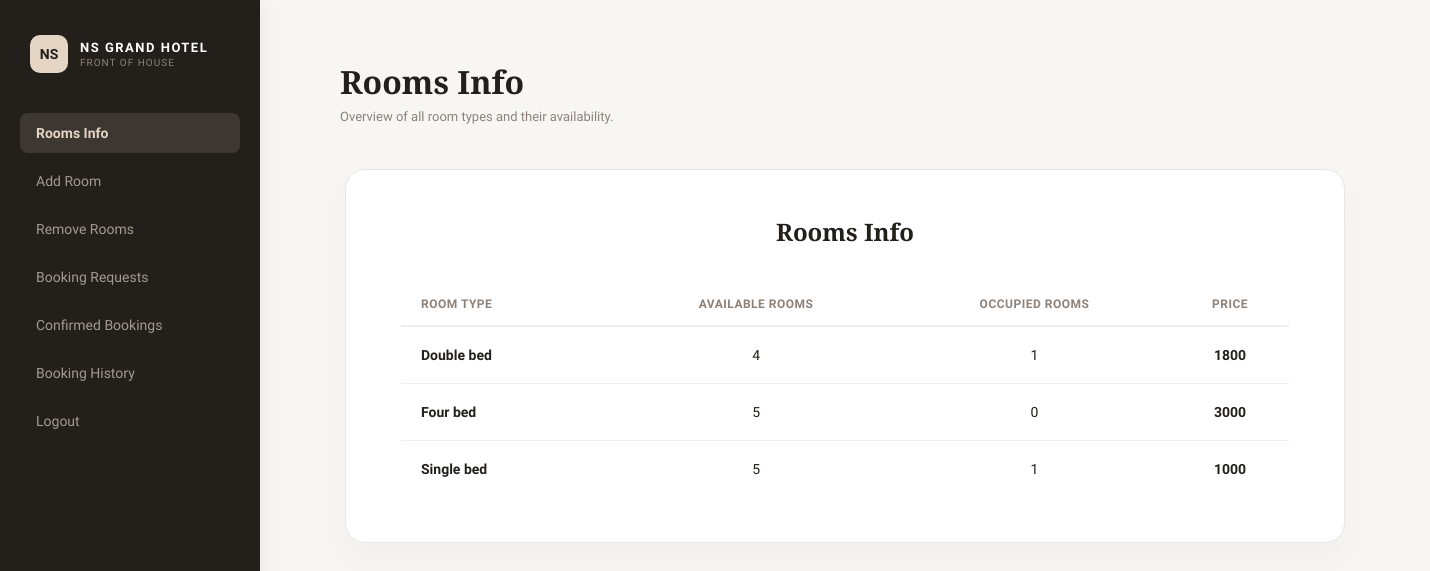
The app's page /admin_view.php with its own data.
### tables this page shows
CREATE TABLE `rooms_count` (
  `room_type` varchar(20) NOT NULL,
  `available_rooms` INT NOT NULL,
  `occupied_rooms` INT NOT NULL,
  `price` INT NOT NULL,
  PRIMARY KEY (`room_type`)
);

### admin_view.php (the view, shortened to what this page needs)
<!DOCTYPE html>
<html lang="en">
<head>
</head>
<body>
    <div class="sidebar">
        <div class="brand-section">
            <div class="logo-badge">NS</div>
            <div class="brand-text-wrapper">
                <div class="brand-title">NS Grand Hotel</div>
                <div class="brand-subtitle">Front of House</div>
            </div>
        </div>
        <ul class="menu-list">
            <li><a href="admin_view.php" class="active">Rooms Info</a></li>
            <li><a href="add_room_admin.php">Add Room</a></li>
            <li><a href="remove_room_admin.php">Remove Rooms</a></li>
            <li><a href="admin_room_status.php">Booking Requests</a></li>
            <li><a href="confirmed_bookings.php">Confirmed Bookings</a></li>
            <li><a href="booking_history.php">Booking History</a></li>
            <li><a href="index.php">Logout</a></li>
        </ul>
    </div>
    <div class="main-content">
        <div class="page-header">
            <h1>Rooms Info</h1>
            <p>Overview of all room types and their availability.</p>
        </div>
        <div class="table-wrapper-centered">
            <div class="table-container">
                <h2 class="table-title">Rooms Info</h2>
                <?php
                    $conn = new mysqli("localhost", "root", "", "hotel_management_system");
                    $sql = "SELECT * from rooms_count";
                    $result = mysqli_query($conn, $sql);
                ?>
                <table class="rooms-table">
                    <thead>
                        <tr>
                            <th style="text-align: left; padding-left: 20px;">Room Type</th>
                            <th>Available Rooms</th>
                            <th>Occupied Rooms</th>
                            <th>Price</th>
                        </tr>
                    </thead>
                    <tbody>
                    <?php
                    while ($row = mysqli_fetch_row($result)) { ?>
                        <tr>
                            <td class="room-type"><?php echo $row[0]; ?></td>
                            <td><?php echo $row[1]; ?></td>
                            <td><?php echo $row[2]; ?></td>
                            <td class="price-tag"><?php echo $row[3]; ?></td>
                        </tr>
                    <?php } ?>
                    </tbody>
                </table>
            </div>
        </div>
    </div>
</body>
</html>

### admin_view.php (style rules this page uses)
* { box-sizing: border-box; margin: 0; padding: 0; font-family: 'Plus Jakarta Sans', sans-serif; }
body { background-color: #F8F6F2; display: flex; min-height: 100vh; }
.sidebar { width: 260px; background-color: #231F1B; color: #FFFFFF; position: fixed; height: 100vh; display: flex; flex-direction: column; padding: 35px 20px; box-shadow: 4px 0px 20px rgba(0, 0, 0, 0.05); z-index: 10; }
.brand-section { display: flex; align-items: center; gap: 12px; margin-bottom: 40px; padding-left: 10px; }
.logo-badge { width: 38px; height: 38px; background: #E5D5C5; color: #231F1B; border-radius: 10px; display: flex; align-items: center; justify-content: center; font-weight: 600; font-size: 14px; }
.brand-text-wrapper { display: flex; flex-direction: column; }
.brand-title { font-size: 13px; color: #FFF; font-weight: 600; letter-spacing: 1.5px; text-transform: uppercase; }
.brand-subtitle { font-size: 10px; color: #8C827A; letter-spacing: 1px; text-transform: uppercase; margin-top: 2px; }
.menu-list { list-style: none; display: flex; flex-direction: column; gap: 8px; }
.menu-list li a { display: block; color: #A39A92; padding: 12px 16px; text-decoration: none; font-size: 14px; font-weight: 500; border-radius: 8px; transition: all 0.3s ease; }
.menu-list li a.active, .menu-list li a:hover { background-color: #3d3731; color: #E5D5C5; font-weight: 600; }
.main-content { margin-left: 260px; flex: 1; padding: 60px 80px; display: flex; flex-direction: column; }
.page-header { margin-bottom: 35px; text-align: left; }
.page-header h1 { font-family: 'Playfair Display', serif; font-size: 32px; color: #231F1B; font-weight: 600; margin-bottom: 6px; }
.page-header p { font-size: 13px; color: #8C827A; }
.table-wrapper-centered { width: 100%; display: flex; justify-content: center; margin-top: 10px; }
.table-container { background: #FFFFFF; border-radius: 20px; padding: 45px 55px; width: 1000px; box-shadow: 0px 15px 35px rgba(0, 0, 0, 0.03); border: 1px solid #EAE6E1; }
.table-title { font-family: 'Playfair Display', serif; font-size: 24px; color: #231F1B; text-align: center; margin-bottom: 35px; font-weight: 600; }
.rooms-table { width: 100%; border-collapse: collapse; }
.rooms-table th { font-size: 12px; text-transform: uppercase; letter-spacing: 0.5px; color: #8C827A; padding: 14px 10px; border-bottom: 2px solid #F2EFEA; font-weight: 600; text-align: center; }
.rooms-table td { font-size: 14px; color: #231F1B; padding: 20px 10px; border-bottom: 1px solid #F2EFEA; text-align: center; }
.rooms-table tr:last-child td { border-bottom: none; }
.room-type { font-weight: 600; color: #231F1B; text-align: left !important; padding-left: 20px !important; }
.price-tag { font-weight: 600; color: #C49A6C; }

### records on screen
rooms_count: room_type "Double bed", available_rooms "4", occupied_rooms "1", price "1800"
rooms_count: room_type "Four bed", available_rooms "5", occupied_rooms "0", price "3000"
rooms_count: room_type "Single bed", available_rooms "5", occupied_rooms "1", price "1000"
